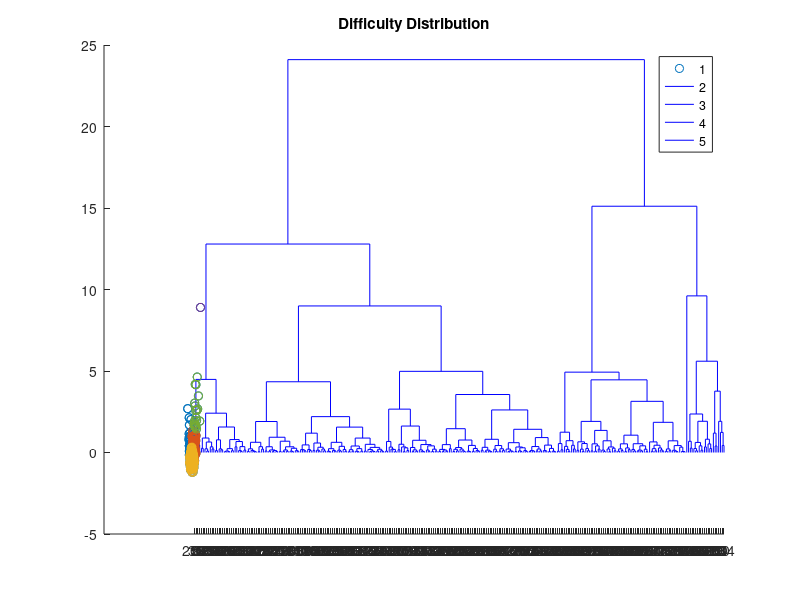

The MATLAB source for this figure:
clear;clc;
load not_processed_difficulty.mat
X=[mu,score];
% X = [(randn(200,2)*0.75)+1;
%     (randn(200,2)*0.25)-1];
X=zscore(X);%对数据矩阵进行标准化处理
scatter(X(:,1),X(:,2));
title('Difficulty Distribution');
Z = linkage(X,'ward');
dendrogram(Z,300);
% T = cluster(Z,'cutoff',4,'Depth',6);
T = cluster(Z,'maxclust',5);
gscatter(X(:,1),X(:,2),T)
group1=find(T==1); % Hell Level
group2=find(T==2); % Hard Level
group3=find(T==3); % Entry Level (最简单)
group4=find(T==4); % Easy Level
group5=find(T==5); % Medium Level